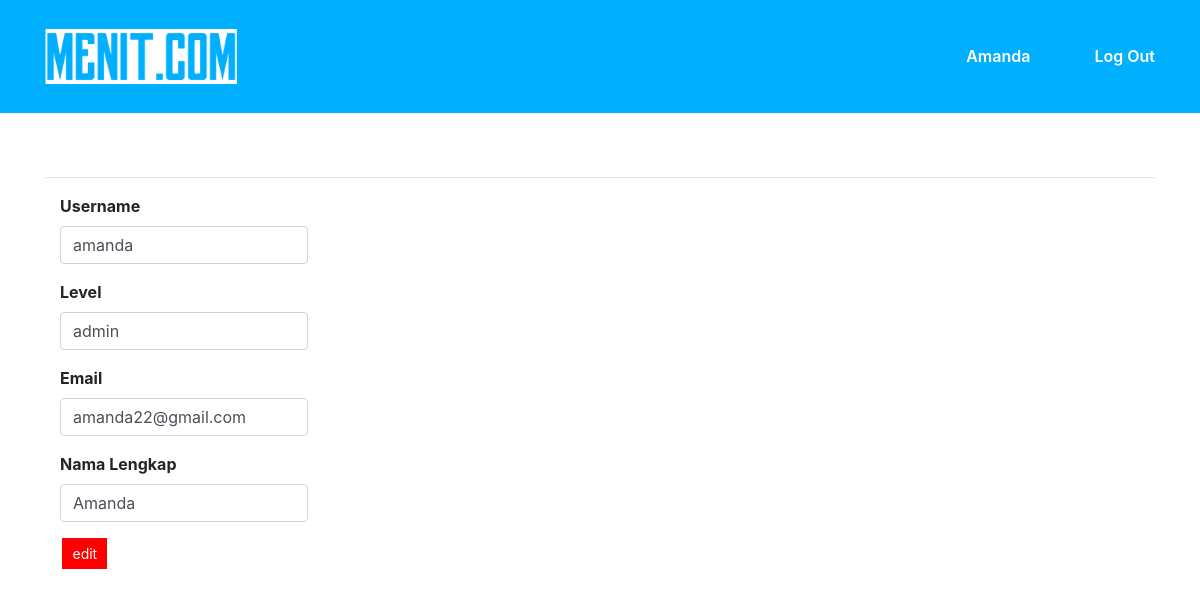
The app's page /user/edit_user.php?id_user=9 (signed in) with its own data.
### tables this page shows
CREATE TABLE `user` (
  `id_user` int(11) NOT NULL,
  `username` varchar(20) NOT NULL,
  `password` varchar(40) NOT NULL,
  `email` varchar(30) NOT NULL,
  `nama` varchar(100) NOT NULL,
  `level` varchar(20) NOT NULL
);

### user/edit_user.php (the view, shortened to what this page needs)
<?php
include 'header.php';
include 'body.php';
$id = $_GET['id_user'];
$data = mysqli_query($koneksi,"SELECT * FROM user where id_user='$id'");
while ($d = mysqli_fetch_array($data)){
 ?>
    <div class="container">
    <hr>
    <div class="row">
        <div class="col-md-12">
            <div class="col-md-3">
                <form method="POST" action="update_user.php">
                    <div class="form-group">
                        <label><b>Username</b></label>
                        <input type="text" class="form-control" name="username"  value="<?php echo $d['username'];?>">
                   </div>
                   <div class="form-group">
                        <label><b>Level</b></label>
                        <input type="text" class="form-control"  name="level"  value="<?php echo $d['level'];?>">
                   </div>
                   <div class="form-group">
                        <label><b>Email</b></label>
                        <input type="text" class="form-control" name="email"  value="<?php echo $d['email'];?>">
                   </div>
                   <div class="form-group">
                        <label><b>Nama Lengkap</b></label>
                        <input type="text" class="form-control" name="nama"  value="<?php echo $d['nama'];?>">
                   </div>
                    <div class="form-group">
                        <input type="submit" class="button1" name="edit" value="edit">
                    </div>
                </form>
                <?php
}
?>
            </div>
        </div>
    </div>
</body>
</html>

### assets/css/user.css (style rules this page uses)
::placeholder { font-size: 30px; font-weight: 400; letter-spacing: 1px; }
.button1 { background-color: red; border: none; color: white; padding: 5px 10px; text-align: center; text-decoration: none; display: inline-block; font-size: 14px; margin-left: 1%; cursor: pointer; margin-bottom: 22px; }

### records on screen
user: username "amanda", level "admin", email "amanda22@gmail.com", nama "Amanda"

### other values on screen
$_SESSION['nama'] "Amanda"
